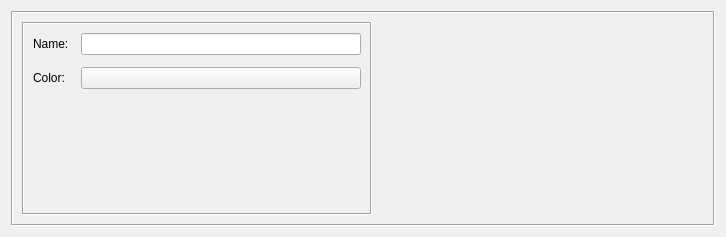
<?xml version="1.0" encoding="UTF-8"?>
<ui version="4.0">
 <class>LibraryDialog_q</class>
 <widget class="QWidget" name="LibraryDialog_q">
  <property name="enabled">
   <bool>true</bool>
  </property>
  <property name="geometry">
   <rect>
    <x>0</x>
    <y>0</y>
    <width>726</width>
    <height>237</height>
   </rect>
  </property>
  <property name="windowTitle">
   <string>Library</string>
  </property>
  <layout class="QGridLayout" name="gridLayout">
   <item row="0" column="0">
    <widget class="QFrame" name="frame7">
     <property name="frameShape">
      <enum>QFrame::Box</enum>
     </property>
     <property name="frameShadow">
      <enum>QFrame::Sunken</enum>
     </property>
     <layout class="QHBoxLayout" name="horizontalLayout">
      <item>
       <widget class="QFrame" name="frame56">
        <property name="minimumSize">
         <size>
          <width>350</width>
          <height>0</height>
         </size>
        </property>
        <property name="maximumSize">
         <size>
          <width>350</width>
          <height>16777215</height>
         </size>
        </property>
        <property name="frameShape">
         <enum>QFrame::Box</enum>
        </property>
        <property name="frameShadow">
         <enum>QFrame::Sunken</enum>
        </property>
        <layout class="QGridLayout">
         <property name="spacing">
          <number>12</number>
         </property>
         <item row="0" column="0">
          <widget class="QLabel" name="textLabel1">
           <property name="text">
            <string>Name:</string>
           </property>
           <property name="wordWrap">
            <bool>false</bool>
           </property>
          </widget>
         </item>
         <item row="0" column="1">
          <widget class="QLineEdit" name="obj_name">
           <property name="sizePolicy">
            <sizepolicy hsizetype="Preferred" vsizetype="Fixed">
             <horstretch>200</horstretch>
             <verstretch>0</verstretch>
            </sizepolicy>
           </property>
           <property name="minimumSize">
            <size>
             <width>0</width>
             <height>0</height>
            </size>
           </property>
          </widget>
         </item>
         <item row="1" column="0">
          <widget class="QLabel" name="textLabel1_2">
           <property name="text">
            <string>Color:</string>
           </property>
           <property name="wordWrap">
            <bool>false</bool>
           </property>
          </widget>
         </item>
         <item row="1" column="1">
          <widget class="QPushButton" name="colorButton">
           <property name="sizePolicy">
            <sizepolicy hsizetype="Preferred" vsizetype="Fixed">
             <horstretch>0</horstretch>
             <verstretch>0</verstretch>
            </sizepolicy>
           </property>
           <property name="text">
            <string/>
           </property>
          </widget>
         </item>
         <item row="2" column="0" colspan="2">
          <spacer>
           <property name="orientation">
            <enum>Qt::Vertical</enum>
           </property>
           <property name="sizeType">
            <enum>QSizePolicy::Expanding</enum>
           </property>
           <property name="sizeHint" stdset="0">
            <size>
             <width>185</width>
             <height>121</height>
            </size>
           </property>
          </spacer>
         </item>
        </layout>
       </widget>
      </item>
      <item>
       <widget class="CommentKeywords" name="commentKeywords" native="true">
        <property name="sizePolicy">
         <sizepolicy hsizetype="Expanding" vsizetype="Expanding">
          <horstretch>0</horstretch>
          <verstretch>0</verstretch>
         </sizepolicy>
        </property>
       </widget>
      </item>
     </layout>
    </widget>
   </item>
  </layout>
 </widget>
 <customwidgets>
  <customwidget>
   <class>CommentKeywords</class>
   <extends>QWidget</extends>
   <header>CommentKeywords.h</header>
   <container>1</container>
  </customwidget>
 </customwidgets>
 <tabstops>
  <tabstop>obj_name</tabstop>
  <tabstop>colorButton</tabstop>
 </tabstops>
 <resources>
  <include location="MainRes.qrc"/>
 </resources>
 <connections>
  <connection>
   <sender>colorButton</sender>
   <signal>clicked()</signal>
   <receiver>LibraryDialog_q</receiver>
   <slot>changeColor()</slot>
   <hints>
    <hint type="sourcelabel">
     <x>20</x>
     <y>20</y>
    </hint>
    <hint type="destinationlabel">
     <x>20</x>
     <y>20</y>
    </hint>
   </hints>
  </connection>
 </connections>
</ui>
